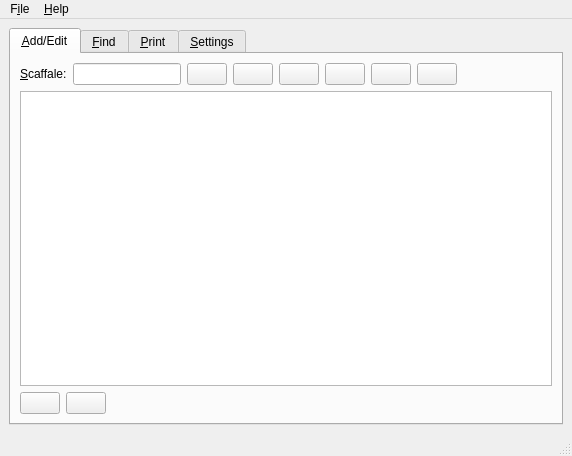
<?xml version="1.0" encoding="UTF-8"?>
<ui version="4.0">
 <class>MainWindow</class>
 <widget class="QMainWindow" name="MainWindow">
  <property name="geometry">
   <rect>
    <x>0</x>
    <y>0</y>
    <width>572</width>
    <height>456</height>
   </rect>
  </property>
  <property name="windowTitle">
   <string>Gestione Magazzino</string>
  </property>
  <property name="windowIcon">
   <iconset resource="resources.qrc">
    <normaloff>:/magazzino.png</normaloff>:/magazzino.png</iconset>
  </property>
  <widget class="QWidget" name="centralwidget">
   <layout class="QGridLayout" name="gridLayout">
    <item row="0" column="0">
     <widget class="QTabWidget" name="tabWidget">
      <property name="currentIndex">
       <number>0</number>
      </property>
      <widget class="QWidget" name="tab">
       <attribute name="title">
        <string>&amp;Add/Edit</string>
       </attribute>
       <layout class="QGridLayout" name="gridLayout_4">
        <item row="0" column="0">
         <layout class="QHBoxLayout" name="horizontalLayout">
          <item>
           <widget class="QLabel" name="label">
            <property name="text">
             <string>&amp;Scaffale:</string>
            </property>
            <property name="buddy">
             <cstring>scaffLineEdit</cstring>
            </property>
           </widget>
          </item>
          <item>
           <widget class="QLineEdit" name="scaffLineEdit"/>
          </item>
          <item>
           <layout class="QHBoxLayout" name="horizontalLayout_4">
            <item>
             <widget class="QPushButton" name="addscaffPushButton">
              <property name="icon">
               <iconset resource="resources.qrc">
                <normaloff>:/add2.png</normaloff>:/add2.png</iconset>
              </property>
             </widget>
            </item>
            <item>
             <widget class="QPushButton" name="delscaffPushButton">
              <property name="text">
               <string/>
              </property>
              <property name="icon">
               <iconset resource="resources.qrc">
                <normaloff>:/cancel.png</normaloff>:/cancel.png</iconset>
              </property>
             </widget>
            </item>
            <item>
             <widget class="QPushButton" name="scaffFirstPushButton">
              <property name="text">
               <string/>
              </property>
              <property name="icon">
               <iconset resource="resources.qrc">
                <normaloff>:/first.png</normaloff>:/first.png</iconset>
              </property>
             </widget>
            </item>
            <item>
             <widget class="QPushButton" name="scaffPrevPushButton">
              <property name="text">
               <string/>
              </property>
              <property name="icon">
               <iconset resource="resources.qrc">
                <normaloff>:/prev.png</normaloff>:/prev.png</iconset>
              </property>
             </widget>
            </item>
            <item>
             <widget class="QPushButton" name="scaffNextPushButton">
              <property name="text">
               <string/>
              </property>
              <property name="icon">
               <iconset resource="resources.qrc">
                <normaloff>:/next.png</normaloff>:/next.png</iconset>
              </property>
             </widget>
            </item>
            <item>
             <widget class="QPushButton" name="scaffLastPushButton">
              <property name="text">
               <string/>
              </property>
              <property name="icon">
               <iconset resource="resources.qrc">
                <normaloff>:/last.png</normaloff>:/last.png</iconset>
              </property>
             </widget>
            </item>
           </layout>
          </item>
         </layout>
        </item>
        <item row="0" column="1">
         <spacer name="horizontalSpacer">
          <property name="orientation">
           <enum>Qt::Horizontal</enum>
          </property>
          <property name="sizeHint" stdset="0">
           <size>
            <width>33</width>
            <height>20</height>
           </size>
          </property>
         </spacer>
        </item>
        <item row="1" column="0" colspan="2">
         <widget class="QTableView" name="sTableView"/>
        </item>
        <item row="2" column="0" colspan="2">
         <layout class="QHBoxLayout" name="horizontalLayout_5">
          <item>
           <layout class="QHBoxLayout" name="horizontalLayout_3">
            <item>
             <widget class="QPushButton" name="adddettPushButton">
              <property name="icon">
               <iconset resource="resources.qrc">
                <normaloff>:/add.png</normaloff>:/add.png</iconset>
              </property>
             </widget>
            </item>
            <item>
             <widget class="QPushButton" name="deldettPushButton">
              <property name="text">
               <string/>
              </property>
              <property name="icon">
               <iconset resource="resources.qrc">
                <normaloff>:/delete.png</normaloff>:/delete.png</iconset>
              </property>
             </widget>
            </item>
           </layout>
          </item>
          <item>
           <spacer name="horizontalSpacer_3">
            <property name="orientation">
             <enum>Qt::Horizontal</enum>
            </property>
            <property name="sizeHint" stdset="0">
             <size>
              <width>295</width>
              <height>20</height>
             </size>
            </property>
           </spacer>
          </item>
         </layout>
        </item>
       </layout>
      </widget>
      <widget class="QWidget" name="tab_2">
       <attribute name="title">
        <string>&amp;Find</string>
       </attribute>
       <layout class="QGridLayout" name="gridLayout_3">
        <item row="0" column="0">
         <layout class="QHBoxLayout" name="horizontalLayout_6">
          <item>
           <widget class="QLabel" name="label_2">
            <property name="text">
             <string>&amp;Cerca:</string>
            </property>
            <property name="buddy">
             <cstring>findLineEdit</cstring>
            </property>
           </widget>
          </item>
          <item>
           <widget class="QLineEdit" name="findLineEdit">
            <property name="minimumSize">
             <size>
              <width>178</width>
              <height>0</height>
             </size>
            </property>
           </widget>
          </item>
         </layout>
        </item>
        <item row="0" column="1">
         <layout class="QHBoxLayout" name="horizontalLayout_2">
          <item>
           <widget class="QPushButton" name="findPushButton">
            <property name="text">
             <string>Appl&amp;yFlt</string>
            </property>
            <property name="icon">
             <iconset resource="resources.qrc">
              <normaloff>:/refresh.png</normaloff>:/refresh.png</iconset>
            </property>
           </widget>
          </item>
          <item>
           <widget class="QPushButton" name="gSearchPushButton">
            <property name="text">
             <string>&amp;GlobalFind</string>
            </property>
            <property name="icon">
             <iconset resource="resources.qrc">
              <normaloff>:/find.png</normaloff>:/find.png</iconset>
            </property>
           </widget>
          </item>
          <item>
           <widget class="QPushButton" name="createFilterPushButton">
            <property name="text">
             <string>&amp;CreateFlt</string>
            </property>
            <property name="icon">
             <iconset resource="resources.qrc">
              <normaloff>:/edit.png</normaloff>:/edit.png</iconset>
            </property>
           </widget>
          </item>
         </layout>
        </item>
        <item row="1" column="0" colspan="2">
         <widget class="QTableView" name="fTableView"/>
        </item>
       </layout>
      </widget>
      <widget class="QWidget" name="tab_4">
       <attribute name="title">
        <string>&amp;Print</string>
       </attribute>
       <layout class="QGridLayout" name="gridLayout_5">
        <item row="0" column="0" colspan="3">
         <layout class="QHBoxLayout" name="horizontalLayout_7">
          <item>
           <widget class="QLabel" name="label_3">
            <property name="text">
             <string>Titolo:</string>
            </property>
            <property name="buddy">
             <cstring>prtTitleLineEdit</cstring>
            </property>
           </widget>
          </item>
          <item>
           <widget class="QLineEdit" name="prtTitleLineEdit">
            <property name="text">
             <string>Situazione Magazzino TIME di Stefano Zamprogno anno 2008</string>
            </property>
           </widget>
          </item>
         </layout>
        </item>
        <item row="1" column="0">
         <layout class="QHBoxLayout" name="horizontalLayout_8">
          <item>
           <widget class="QLabel" name="label_4">
            <property name="text">
             <string>Data:</string>
            </property>
            <property name="buddy">
             <cstring>prtDateLineEdit</cstring>
            </property>
           </widget>
          </item>
          <item>
           <widget class="QLineEdit" name="prtDateLineEdit">
            <property name="text">
             <string>31/12/2008</string>
            </property>
           </widget>
          </item>
         </layout>
        </item>
        <item row="1" column="1">
         <spacer name="horizontalSpacer_2">
          <property name="orientation">
           <enum>Qt::Horizontal</enum>
          </property>
          <property name="sizeHint" stdset="0">
           <size>
            <width>214</width>
            <height>20</height>
           </size>
          </property>
         </spacer>
        </item>
        <item row="1" column="2">
         <widget class="QPushButton" name="printPushButton">
          <property name="text">
           <string>P&amp;rint</string>
          </property>
          <property name="icon">
           <iconset resource="resources.qrc">
            <normaloff>:/fileprint.png</normaloff>:/fileprint.png</iconset>
          </property>
         </widget>
        </item>
        <item row="2" column="1">
         <spacer name="verticalSpacer_2">
          <property name="orientation">
           <enum>Qt::Vertical</enum>
          </property>
          <property name="sizeHint" stdset="0">
           <size>
            <width>20</width>
            <height>276</height>
           </size>
          </property>
         </spacer>
        </item>
       </layout>
      </widget>
      <widget class="QWidget" name="tab_3">
       <attribute name="title">
        <string>&amp;Settings</string>
       </attribute>
       <layout class="QGridLayout" name="gridLayout_2">
        <item row="0" column="0" colspan="2">
         <widget class="QCheckBox" name="saveWinPosCheckBox">
          <property name="text">
           <string>Store Window position</string>
          </property>
         </widget>
        </item>
        <item row="0" column="2" rowspan="2">
         <spacer name="horizontalSpacer_4">
          <property name="orientation">
           <enum>Qt::Horizontal</enum>
          </property>
          <property name="sizeHint" stdset="0">
           <size>
            <width>348</width>
            <height>20</height>
           </size>
          </property>
         </spacer>
        </item>
        <item row="1" column="0" colspan="2">
         <widget class="QCheckBox" name="saveTableGeometryCheckBox">
          <property name="text">
           <string>Save Tables Geometry</string>
          </property>
         </widget>
        </item>
        <item row="2" column="1">
         <spacer name="verticalSpacer">
          <property name="orientation">
           <enum>Qt::Vertical</enum>
          </property>
          <property name="sizeHint" stdset="0">
           <size>
            <width>20</width>
            <height>229</height>
           </size>
          </property>
         </spacer>
        </item>
       </layout>
      </widget>
     </widget>
    </item>
   </layout>
  </widget>
  <widget class="QMenuBar" name="menubar">
   <property name="geometry">
    <rect>
     <x>0</x>
     <y>0</y>
     <width>572</width>
     <height>23</height>
    </rect>
   </property>
   <widget class="QMenu" name="menuF_ile">
    <property name="title">
     <string>F&amp;ile</string>
    </property>
    <addaction name="action_New_File"/>
    <addaction name="separator"/>
    <addaction name="action_Load_File"/>
    <addaction name="actionE_xit"/>
   </widget>
   <widget class="QMenu" name="menu_Help">
    <property name="title">
     <string>&amp;Help</string>
    </property>
    <addaction name="actionA_bout"/>
   </widget>
   <addaction name="menuF_ile"/>
   <addaction name="menu_Help"/>
  </widget>
  <widget class="QStatusBar" name="statusbar"/>
  <action name="action_New_File">
   <property name="icon">
    <iconset resource="resources.qrc">
     <normaloff>:/filenew.png</normaloff>:/filenew.png</iconset>
   </property>
   <property name="text">
    <string>&amp;New database</string>
   </property>
  </action>
  <action name="action_Load_File">
   <property name="icon">
    <iconset resource="resources.qrc">
     <normaloff>:/fileopen.png</normaloff>:/fileopen.png</iconset>
   </property>
   <property name="text">
    <string>&amp;Load database</string>
   </property>
  </action>
  <action name="actionA_bout">
   <property name="icon">
    <iconset resource="resources.qrc">
     <normaloff>:/info.png</normaloff>:/info.png</iconset>
   </property>
   <property name="text">
    <string>A&amp;bout</string>
   </property>
   <property name="toolTip">
    <string>About...</string>
   </property>
   <property name="statusTip">
    <string>About...</string>
   </property>
  </action>
  <action name="actionE_xit">
   <property name="icon">
    <iconset resource="resources.qrc">
     <normaloff>:/exit2.png</normaloff>:/exit2.png</iconset>
   </property>
   <property name="text">
    <string>E&amp;xit</string>
   </property>
   <property name="iconVisibleInMenu">
    <bool>true</bool>
   </property>
  </action>
 </widget>
 <resources>
  <include location="resources.qrc"/>
 </resources>
 <connections>
  <connection>
   <sender>actionE_xit</sender>
   <signal>triggered()</signal>
   <receiver>MainWindow</receiver>
   <slot>close()</slot>
   <hints>
    <hint type="sourcelabel">
     <x>-1</x>
     <y>-1</y>
    </hint>
    <hint type="destinationlabel">
     <x>285</x>
     <y>227</y>
    </hint>
   </hints>
  </connection>
 </connections>
 <designerdata>
  <property name="gridDeltaX">
   <number>10</number>
  </property>
  <property name="gridDeltaY">
   <number>10</number>
  </property>
  <property name="gridSnapX">
   <bool>true</bool>
  </property>
  <property name="gridSnapY">
   <bool>true</bool>
  </property>
  <property name="gridVisible">
   <bool>true</bool>
  </property>
 </designerdata>
</ui>
